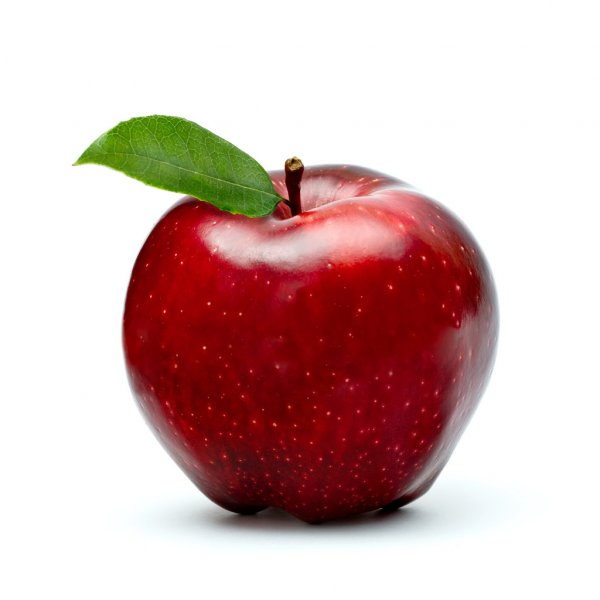
#> input picture media/apple.jpeg, 600 x 600 px
$ python lesson_6.py
#> lines starting #> are read from the running program, lines starting #| are printed output that depends on the picture; after the words box and inside, x2 and y2 are one past the last pixel; in counts of white or black regions, pixels touching at a corner belong together
import numpy as np
import cv2


def empty(a):
    pass
path = 'media/apple.jpeg'

cv2.namedWindow('TrackBars')
cv2.resizeWindow('TrackBars', 640, 240)
cv2.createTrackbar('HUE MIN', 'TrackBars', 0, 179, empty)
cv2.createTrackbar('HUE MAX', 'TrackBars', 179, 179, empty)
cv2.createTrackbar('SAT MIN', 'TrackBars', 0, 255, empty)
cv2.createTrackbar('SAT MAX', 'TrackBars', 255, 255, empty)
cv2.createTrackbar('VALUE MIN', 'TrackBars', 0, 255, empty)
cv2.createTrackbar('VALUE MAX', 'TrackBars', 255, 255, empty)


image = cv2.imread(path)
#> image is the input picture: shape (600, 600, 3); mean B, G, R 182.9, 185, 212.8

while True:
    imgHSV = cv2.cvtColor(image, cv2.COLOR_BGR2HSV)
#> imgHSV: shape (600, 600, 3); mean H, S, V 39.6, 66.7, 214.8
    h_min = cv2.getTrackbarPos('HUE MIN', 'TrackBars')
    h_max = cv2.getTrackbarPos('HUE MAX', 'TrackBars')
    s_min = cv2.getTrackbarPos('SAT MIN', 'TrackBars')
    s_max = cv2.getTrackbarPos('SAT MAX', 'TrackBars')
    v_min = cv2.getTrackbarPos('VALUE MIN', 'TrackBars')
    v_max = cv2.getTrackbarPos('VALUE MAX', 'TrackBars')

    lower = np.array([h_min, s_min, v_min])
    upper = np.array([h_max, s_max, v_max])
    mask = cv2.inRange(image, lower, upper)
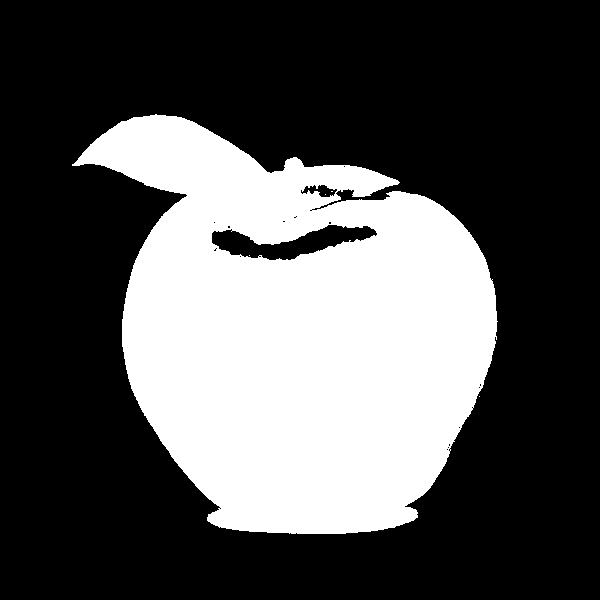
#> mask: shape (600, 600); 32.1% white; 5 white regions (4 under 20 px), largest, box (x1, y1, x2, y2) and area: (72, 114, 498, 534) 115496
    imgResult = cv2.bitwise_and(image, image, mask=mask)
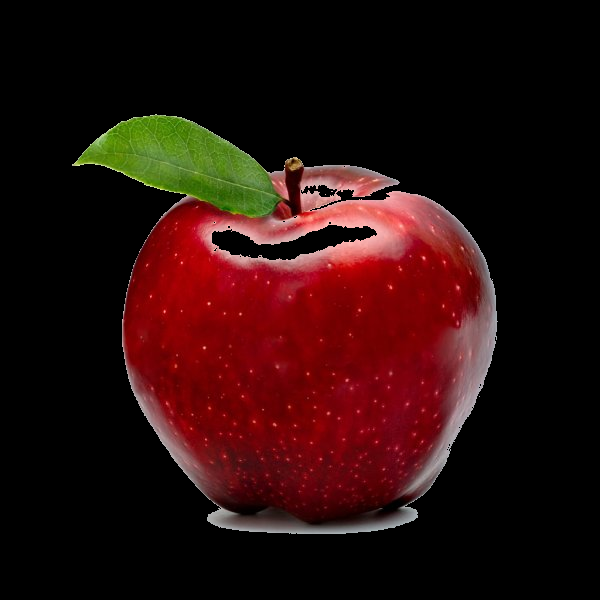
#> imgResult: shape (600, 600, 3); mean B, G, R 11.1, 13.3, 41.1

    cv2.imshow('Original', image)
    cv2.imshow('HSV', imgHSV)
    cv2.imshow('MASK', mask)
    cv2.imshow('MASK COLOR', imgResult)

    cv2.waitKey(1)
